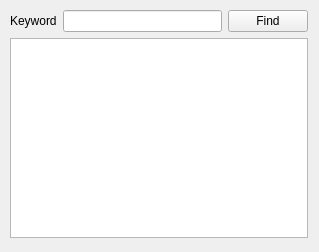
<?xml version="1.0" encoding="UTF-8"?>
<ui version="4.0">
 <class>TextFinder</class>
 <widget class="QWidget" name="TextFinder">
  <property name="geometry">
   <rect>
    <x>0</x>
    <y>0</y>
    <width>319</width>
    <height>252</height>
   </rect>
  </property>
  <property name="windowTitle">
   <string>TextFinder</string>
  </property>
  <widget class="QWidget" name="">
   <property name="geometry">
    <rect>
     <x>10</x>
     <y>10</y>
     <width>298</width>
     <height>228</height>
    </rect>
   </property>
   <layout class="QVBoxLayout" name="verticalLayout">
    <item>
     <layout class="QHBoxLayout" name="horizontalLayout">
      <item>
       <widget class="QLabel" name="label">
        <property name="text">
         <string>Keyword</string>
        </property>
       </widget>
      </item>
      <item>
       <widget class="QLineEdit" name="lineEdit"/>
      </item>
      <item>
       <widget class="QPushButton" name="findButton">
        <property name="text">
         <string>Find</string>
        </property>
       </widget>
      </item>
     </layout>
    </item>
    <item>
     <widget class="QTextEdit" name="textEdit"/>
    </item>
   </layout>
  </widget>
 </widget>
 <resources/>
 <connections/>
</ui>
